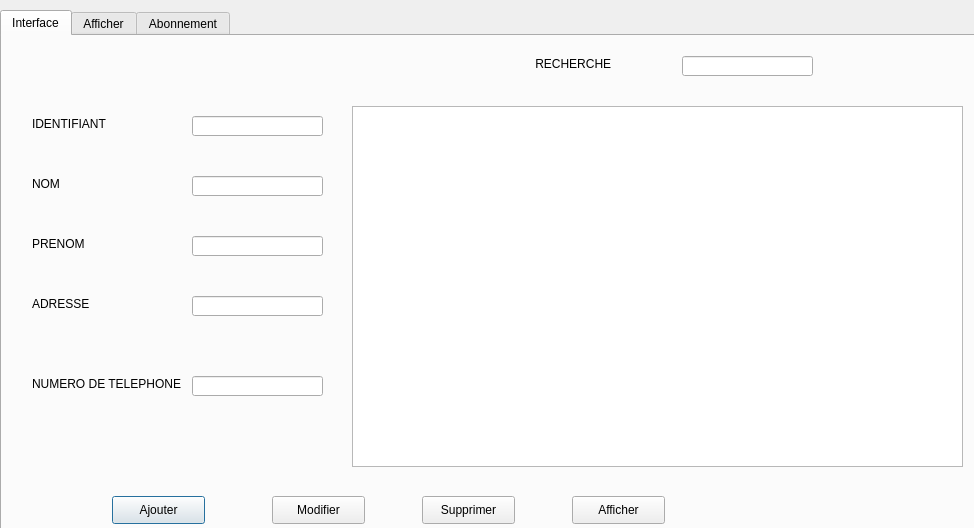
<?xml version="1.0" encoding="UTF-8"?>
<ui version="4.0">
 <class>gestionclient</class>
 <widget class="QDialog" name="gestionclient">
  <property name="geometry">
   <rect>
    <x>0</x>
    <y>0</y>
    <width>974</width>
    <height>528</height>
   </rect>
  </property>
  <property name="windowTitle">
   <string>Dialog</string>
  </property>
  <widget class="QTabWidget" name="tabWidget_client">
   <property name="geometry">
    <rect>
     <x>0</x>
     <y>10</y>
     <width>1011</width>
     <height>521</height>
    </rect>
   </property>
   <property name="currentIndex">
    <number>0</number>
   </property>
   <widget class="QWidget" name="Interface">
    <attribute name="title">
     <string>Interface</string>
    </attribute>
    <widget class="QLabel" name="label">
     <property name="geometry">
      <rect>
       <x>30</x>
       <y>80</y>
       <width>131</width>
       <height>16</height>
      </rect>
     </property>
     <property name="text">
      <string>IDENTIFIANT</string>
     </property>
    </widget>
    <widget class="QLabel" name="label_2">
     <property name="geometry">
      <rect>
       <x>30</x>
       <y>140</y>
       <width>131</width>
       <height>16</height>
      </rect>
     </property>
     <property name="text">
      <string>NOM</string>
     </property>
    </widget>
    <widget class="QLabel" name="label_3">
     <property name="geometry">
      <rect>
       <x>30</x>
       <y>200</y>
       <width>131</width>
       <height>16</height>
      </rect>
     </property>
     <property name="text">
      <string>PRENOM</string>
     </property>
    </widget>
    <widget class="QLabel" name="label_4">
     <property name="geometry">
      <rect>
       <x>30</x>
       <y>260</y>
       <width>131</width>
       <height>16</height>
      </rect>
     </property>
     <property name="text">
      <string>ADRESSE</string>
     </property>
    </widget>
    <widget class="QLabel" name="label_5">
     <property name="geometry">
      <rect>
       <x>30</x>
       <y>340</y>
       <width>151</width>
       <height>16</height>
      </rect>
     </property>
     <property name="text">
      <string>NUMERO DE TELEPHONE</string>
     </property>
    </widget>
    <widget class="QPushButton" name="pushButton_ajouter">
     <property name="geometry">
      <rect>
       <x>110</x>
       <y>460</y>
       <width>93</width>
       <height>28</height>
      </rect>
     </property>
     <property name="text">
      <string>Ajouter</string>
     </property>
    </widget>
    <widget class="QPushButton" name="pushButton_supprimer">
     <property name="geometry">
      <rect>
       <x>420</x>
       <y>460</y>
       <width>93</width>
       <height>28</height>
      </rect>
     </property>
     <property name="text">
      <string>Supprimer</string>
     </property>
    </widget>
    <widget class="QPushButton" name="pushButton_afficher">
     <property name="geometry">
      <rect>
       <x>570</x>
       <y>460</y>
       <width>93</width>
       <height>28</height>
      </rect>
     </property>
     <property name="text">
      <string>Afficher</string>
     </property>
    </widget>
    <widget class="QLineEdit" name="lineEdit_id">
     <property name="geometry">
      <rect>
       <x>190</x>
       <y>80</y>
       <width>131</width>
       <height>20</height>
      </rect>
     </property>
     <property name="text">
      <string/>
     </property>
    </widget>
    <widget class="QLineEdit" name="lineEdit_nom">
     <property name="geometry">
      <rect>
       <x>190</x>
       <y>140</y>
       <width>131</width>
       <height>20</height>
      </rect>
     </property>
     <property name="text">
      <string/>
     </property>
     <property name="maxLength">
      <number>20</number>
     </property>
    </widget>
    <widget class="QLineEdit" name="lineEdit_prenom">
     <property name="geometry">
      <rect>
       <x>190</x>
       <y>200</y>
       <width>131</width>
       <height>20</height>
      </rect>
     </property>
     <property name="text">
      <string/>
     </property>
    </widget>
    <widget class="QLineEdit" name="lineEdit_adresse">
     <property name="geometry">
      <rect>
       <x>190</x>
       <y>260</y>
       <width>131</width>
       <height>20</height>
      </rect>
     </property>
     <property name="text">
      <string/>
     </property>
    </widget>
    <widget class="QLineEdit" name="lineEdit_num">
     <property name="geometry">
      <rect>
       <x>190</x>
       <y>340</y>
       <width>131</width>
       <height>20</height>
      </rect>
     </property>
     <property name="text">
      <string/>
     </property>
    </widget>
    <widget class="QPushButton" name="pushButton_modifer">
     <property name="geometry">
      <rect>
       <x>270</x>
       <y>460</y>
       <width>93</width>
       <height>28</height>
      </rect>
     </property>
     <property name="text">
      <string>Modifier</string>
     </property>
    </widget>
    <widget class="QTableView" name="tableView_interface">
     <property name="geometry">
      <rect>
       <x>350</x>
       <y>70</y>
       <width>611</width>
       <height>361</height>
      </rect>
     </property>
    </widget>
    <widget class="QLabel" name="label_6">
     <property name="geometry">
      <rect>
       <x>490</x>
       <y>20</y>
       <width>121</width>
       <height>16</height>
      </rect>
     </property>
     <property name="text">
      <string>             RECHERCHE</string>
     </property>
    </widget>
    <widget class="QLineEdit" name="lineEdit_recherche">
     <property name="geometry">
      <rect>
       <x>680</x>
       <y>20</y>
       <width>131</width>
       <height>20</height>
      </rect>
     </property>
     <property name="text">
      <string/>
     </property>
    </widget>
    <zorder>pushButton_afficher</zorder>
    <zorder>label</zorder>
    <zorder>label_2</zorder>
    <zorder>label_3</zorder>
    <zorder>label_4</zorder>
    <zorder>label_5</zorder>
    <zorder>pushButton_ajouter</zorder>
    <zorder>pushButton_supprimer</zorder>
    <zorder>lineEdit_id</zorder>
    <zorder>lineEdit_nom</zorder>
    <zorder>lineEdit_prenom</zorder>
    <zorder>lineEdit_adresse</zorder>
    <zorder>lineEdit_num</zorder>
    <zorder>pushButton_modifer</zorder>
    <zorder>tableView_interface</zorder>
    <zorder>label_6</zorder>
    <zorder>lineEdit_recherche</zorder>
   </widget>
   <widget class="QWidget" name="tab_2">
    <attribute name="title">
     <string>Afficher</string>
    </attribute>
    <widget class="QTableView" name="tableView_client">
     <property name="geometry">
      <rect>
       <x>170</x>
       <y>40</y>
       <width>651</width>
       <height>411</height>
      </rect>
     </property>
    </widget>
    <widget class="QPushButton" name="pushButton_tri_id">
     <property name="geometry">
      <rect>
       <x>240</x>
       <y>460</y>
       <width>111</width>
       <height>23</height>
      </rect>
     </property>
     <property name="text">
      <string>Tri ID</string>
     </property>
    </widget>
    <widget class="QPushButton" name="pushButton_tri_nom">
     <property name="geometry">
      <rect>
       <x>430</x>
       <y>460</y>
       <width>111</width>
       <height>23</height>
      </rect>
     </property>
     <property name="text">
      <string>Tri Nom</string>
     </property>
    </widget>
    <widget class="QPushButton" name="pushButton_tri_prenom">
     <property name="geometry">
      <rect>
       <x>630</x>
       <y>460</y>
       <width>111</width>
       <height>23</height>
      </rect>
     </property>
     <property name="text">
      <string>Tri Prenom</string>
     </property>
    </widget>
   </widget>
   <widget class="QWidget" name="tab">
    <attribute name="title">
     <string>Abonnement</string>
    </attribute>
    <widget class="QStackedWidget" name="stackedWidget_ab">
     <property name="geometry">
      <rect>
       <x>0</x>
       <y>0</y>
       <width>1001</width>
       <height>491</height>
      </rect>
     </property>
     <property name="currentIndex">
      <number>0</number>
     </property>
     <widget class="QWidget" name="page_3">
      <widget class="QLabel" name="label_15">
       <property name="geometry">
        <rect>
         <x>20</x>
         <y>30</y>
         <width>131</width>
         <height>16</height>
        </rect>
       </property>
       <property name="text">
        <string>IDENTIFIANT CLIENT</string>
       </property>
      </widget>
      <widget class="QLabel" name="label_16">
       <property name="geometry">
        <rect>
         <x>20</x>
         <y>100</y>
         <width>161</width>
         <height>20</height>
        </rect>
       </property>
       <property name="text">
        <string>NUMERO D'ABONNEMENT</string>
       </property>
      </widget>
      <widget class="QLabel" name="label_17">
       <property name="geometry">
        <rect>
         <x>20</x>
         <y>190</y>
         <width>131</width>
         <height>16</height>
        </rect>
       </property>
       <property name="text">
        <string>DATE DE DEBUT</string>
       </property>
      </widget>
      <widget class="QLabel" name="label_18">
       <property name="geometry">
        <rect>
         <x>20</x>
         <y>280</y>
         <width>131</width>
         <height>16</height>
        </rect>
       </property>
       <property name="text">
        <string>DATE D'EXPIRATION</string>
       </property>
      </widget>
      <widget class="QLabel" name="label_19">
       <property name="geometry">
        <rect>
         <x>10</x>
         <y>360</y>
         <width>181</width>
         <height>16</height>
        </rect>
       </property>
       <property name="text">
        <string>NOMBRE DE POINT FIDELITE</string>
       </property>
      </widget>
      <widget class="QPushButton" name="pushButton_modifer_ab">
       <property name="geometry">
        <rect>
         <x>240</x>
         <y>460</y>
         <width>93</width>
         <height>28</height>
        </rect>
       </property>
       <property name="text">
        <string>Modifier</string>
       </property>
      </widget>
      <widget class="QPushButton" name="pushButton_supprimer_ab">
       <property name="geometry">
        <rect>
         <x>380</x>
         <y>460</y>
         <width>93</width>
         <height>28</height>
        </rect>
       </property>
       <property name="text">
        <string>Supprimer</string>
       </property>
      </widget>
      <widget class="QPushButton" name="pushButton_afficher_ab">
       <property name="geometry">
        <rect>
         <x>510</x>
         <y>460</y>
         <width>93</width>
         <height>28</height>
        </rect>
       </property>
       <property name="text">
        <string>Afficher</string>
       </property>
      </widget>
      <widget class="QLineEdit" name="lineEdit_id_ab">
       <property name="geometry">
        <rect>
         <x>190</x>
         <y>30</y>
         <width>131</width>
         <height>20</height>
        </rect>
       </property>
       <property name="text">
        <string/>
       </property>
      </widget>
      <widget class="QLineEdit" name="lineEdit_date_deb">
       <property name="geometry">
        <rect>
         <x>190</x>
         <y>190</y>
         <width>131</width>
         <height>20</height>
        </rect>
       </property>
       <property name="text">
        <string/>
       </property>
      </widget>
      <widget class="QLineEdit" name="lineEdit_date_fin">
       <property name="geometry">
        <rect>
         <x>190</x>
         <y>280</y>
         <width>131</width>
         <height>20</height>
        </rect>
       </property>
       <property name="text">
        <string/>
       </property>
      </widget>
      <widget class="QLineEdit" name="lineEdit_point">
       <property name="geometry">
        <rect>
         <x>200</x>
         <y>360</y>
         <width>131</width>
         <height>20</height>
        </rect>
       </property>
       <property name="text">
        <string/>
       </property>
      </widget>
      <widget class="QPushButton" name="pushButton_ajouter_ab">
       <property name="geometry">
        <rect>
         <x>90</x>
         <y>460</y>
         <width>93</width>
         <height>28</height>
        </rect>
       </property>
       <property name="text">
        <string>Ajouter</string>
       </property>
      </widget>
      <widget class="QTableView" name="tableView_ab">
       <property name="geometry">
        <rect>
         <x>390</x>
         <y>50</y>
         <width>571</width>
         <height>391</height>
        </rect>
       </property>
      </widget>
      <widget class="QPushButton" name="pushButton_suivant">
       <property name="geometry">
        <rect>
         <x>640</x>
         <y>460</y>
         <width>93</width>
         <height>28</height>
        </rect>
       </property>
       <property name="text">
        <string>Suivant</string>
       </property>
      </widget>
      <widget class="QLineEdit" name="lineEdit_num_ab">
       <property name="geometry">
        <rect>
         <x>190</x>
         <y>100</y>
         <width>131</width>
         <height>20</height>
        </rect>
       </property>
       <property name="text">
        <string/>
       </property>
      </widget>
      <widget class="QLabel" name="label_7">
       <property name="geometry">
        <rect>
         <x>570</x>
         <y>20</y>
         <width>121</width>
         <height>16</height>
        </rect>
       </property>
       <property name="text">
        <string>             RECHERCHE</string>
       </property>
      </widget>
      <widget class="QLineEdit" name="lineEdit_rech_ab">
       <property name="geometry">
        <rect>
         <x>740</x>
         <y>20</y>
         <width>131</width>
         <height>20</height>
        </rect>
       </property>
       <property name="text">
        <string/>
       </property>
      </widget>
     </widget>
     <widget class="QWidget" name="page_4">
      <widget class="QTableView" name="tableView_ab_2">
       <property name="geometry">
        <rect>
         <x>20</x>
         <y>20</y>
         <width>951</width>
         <height>401</height>
        </rect>
       </property>
      </widget>
      <widget class="QPushButton" name="pushButton_tri_id_ab">
       <property name="geometry">
        <rect>
         <x>50</x>
         <y>440</y>
         <width>81</width>
         <height>31</height>
        </rect>
       </property>
       <property name="text">
        <string>Trie ID</string>
       </property>
      </widget>
      <widget class="QPushButton" name="pushButton_tri_ab">
       <property name="geometry">
        <rect>
         <x>190</x>
         <y>440</y>
         <width>91</width>
         <height>31</height>
        </rect>
       </property>
       <property name="text">
        <string>Trie AB</string>
       </property>
      </widget>
      <widget class="QPushButton" name="pushButton_tri_point_ab">
       <property name="geometry">
        <rect>
         <x>360</x>
         <y>440</y>
         <width>91</width>
         <height>31</height>
        </rect>
       </property>
       <property name="text">
        <string>Trie point</string>
       </property>
      </widget>
      <widget class="QPushButton" name="pushButton_retour_ab">
       <property name="geometry">
        <rect>
         <x>880</x>
         <y>440</y>
         <width>91</width>
         <height>31</height>
        </rect>
       </property>
       <property name="text">
        <string>Retour</string>
       </property>
      </widget>
     </widget>
    </widget>
   </widget>
  </widget>
 </widget>
 <resources/>
 <connections/>
</ui>
